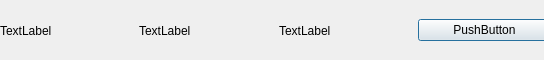
<?xml version="1.0" encoding="UTF-8"?>
<ui version="4.0">
 <class>QuestionDetailDialog</class>
 <widget class="QDialog" name="QuestionDetailDialog">
  <property name="geometry">
   <rect>
    <x>0</x>
    <y>0</y>
    <width>544</width>
    <height>60</height>
   </rect>
  </property>
  <property name="windowTitle">
   <string>Dialog</string>
  </property>
  <widget class="QWidget" name="horizontalLayoutWidget">
   <property name="geometry">
    <rect>
     <x>0</x>
     <y>0</y>
     <width>551</width>
     <height>61</height>
    </rect>
   </property>
   <layout class="QHBoxLayout" name="horizontalLayout">
    <item>
     <widget class="QLabel" name="label">
      <property name="text">
       <string>TextLabel</string>
      </property>
     </widget>
    </item>
    <item>
     <widget class="QLabel" name="label_2">
      <property name="text">
       <string>TextLabel</string>
      </property>
     </widget>
    </item>
    <item>
     <widget class="QLabel" name="label_3">
      <property name="text">
       <string>TextLabel</string>
      </property>
     </widget>
    </item>
    <item>
     <widget class="QPushButton" name="FocusBtn">
      <property name="text">
       <string>PushButton</string>
      </property>
     </widget>
    </item>
   </layout>
  </widget>
 </widget>
 <resources/>
 <connections/>
</ui>
